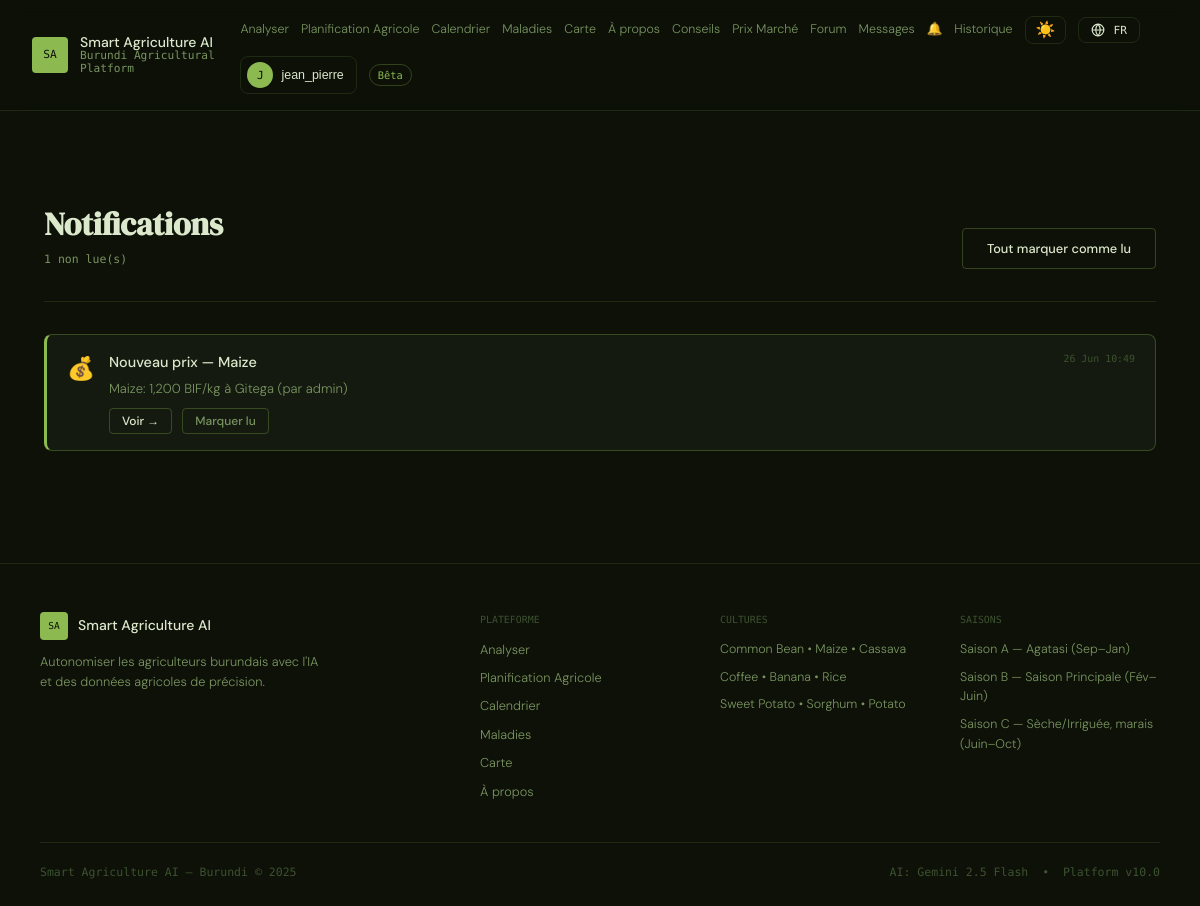
The app's page /notifications (signed in) with its own data.
### models.py (models this page shows, shortened)
class User(UserMixin, db.Model):
    __tablename__ = "users"
    id            = db.Column(db.Integer, primary_key=True)
    username      = db.Column(db.String(64),  unique=True, nullable=False)
    email         = db.Column(db.String(120), unique=True, nullable=False)
    password_hash = db.Column(db.String(256), nullable=False)
    role          = db.Column(db.String(20),  nullable=False, default="farmer")
    language      = db.Column(db.String(5),   nullable=False, default="fr")  # fr | rn | en
    theme         = db.Column(db.String(10),  nullable=False, default="dark") # dark | light
    full_name     = db.Column(db.String(120), nullable=True)
    phone         = db.Column(db.String(30),  nullable=True)
    province      = db.Column(db.String(60),  nullable=True)
    commune       = db.Column(db.String(60),  nullable=True)
    created_at    = db.Column(db.DateTime, default=datetime.utcnow)
    last_login    = db.Column(db.DateTime, nullable=True)
    is_active                = db.Column(db.Boolean, default=True)
    is_verified_professional = db.Column(db.Boolean, default=False)
    analyses      = db.relationship("Analysis", backref="user", lazy=True, cascade="all, delete-orphan")
    farms         = db.relationship("Farm", backref="owner", lazy=True, cascade="all, delete-orphan")
    forum_posts   = db.relationship("ForumPost", backref="author", lazy=True, cascade="all, delete-orphan")
    forum_replies = db.relationship("ForumReply", backref="author", lazy=True, cascade="all, delete-orphan")
    sent_messages = db.relationship("DirectMessage", foreign_keys="DirectMessage.sender_id", backref="sender", lazy=True, cascade="all, delete-orphan")
    recv_messages = db.relationship("DirectMessage", foreign_keys="DirectMessage.receiver_id", backref="receiver", lazy=True)

class Notification(db.Model):
    __tablename__ = "notifications"
    id         = db.Column(db.Integer, primary_key=True)
    user_id    = db.Column(db.Integer, db.ForeignKey("users.id"), nullable=False)
    type       = db.Column(db.String(40), nullable=False)  # disease_alert|forum_reply|announcement|market
    title      = db.Column(db.String(200), nullable=False)
    body       = db.Column(db.Text, nullable=True)
    link       = db.Column(db.String(200), nullable=True)
    is_read    = db.Column(db.Boolean, default=False)
    created_at = db.Column(db.DateTime, default=datetime.utcnow)
    user = db.relationship("User", backref=db.backref("notifications",
                           lazy=True, cascade="all, delete-orphan"))

### features_routes.py (the view)
@features_bp.route("/notifications")
@login_required
def notifications():
    notifs = Notification.query.filter_by(user_id=current_user.id)\
        .order_by(Notification.created_at.desc()).limit(50).all()
    unread = sum(1 for n in notifs if not n.is_read)
    return render_template("features/notifications.html",
        notifications=notifs, unread=unread)

### app.py (called while the page is built)
@login_manager.user_loader
def load_user(uid): return User.query.get(int(uid))

def get_current_lang():
    if current_user.is_authenticated and current_user.language in SUPPORTED_LANGS:
        return current_user.language
    return session.get("lang", DEFAULT_LANG)

def get_current_theme():
    if current_user.is_authenticated and current_user.theme in ("dark","light"):
        return current_user.theme
    return session.get("theme", "dark")

@app.context_processor
def inject_translation():
    lang  = get_current_lang()
    theme = get_current_theme()
    return {"t": lambda key: t(key, lang), "current_lang": lang,
            "lang_names": LANG_NAMES, "supported_langs": SUPPORTED_LANGS,
            "current_theme": theme}

### translations.py (called while the page is built)
def t(key: str, lang: str = DEFAULT_LANG) -> str:
    if lang not in SUPPORTED_LANGS:
        lang = DEFAULT_LANG
    entry = STRINGS.get(key)
    if not entry:
        return key  # untranslated key shown as-is, makes missing strings obvious during dev
    return entry.get(lang) or entry.get(DEFAULT_LANG) or key

### templates/features/notifications.html (shortened to what this page needs)
{% extends "base.html" %}
{% block content %}
<section class="history-hero">
    <div>
        <h1 class="cal-title">Notifications</h1>
        <p class="cal-subtitle">{% if unread > 0 %}{{ unread }} non lue(s){% else %}Tout lu{% endif %}</p>
    </div>
    {% if notifications %}
    <form method="POST" action="{{ url_for('features.mark_all_read') }}">
        <button class="btn btn--outline" style="font-size:0.8rem">Tout marquer comme lu</button>
    </form>
    {% endif %}
</section>
{% if notifications %}
<div style="display:flex;flex-direction:column;gap:8px">
{% for n in notifications %}
<div style="background:var(--color-surface);border:1px solid {% if not n.is_read %}var(--color-border-strong){% else %}var(--color-border){% endif %};border-radius:var(--radius-lg);padding:16px 20px;display:flex;gap:14px;align-items:flex-start;{% if not n.is_read %}border-left:3px solid var(--color-green){% endif %}">
    <div style="font-size:1.4rem;flex-shrink:0">
        {% if n.type == 'disease_alert' %}🚨
        {% elif n.type == 'forum_reply' %}💬
        {% elif n.type == 'announcement' %}📢
        {% elif n.type == 'market' %}💰
        {% else %}🔔{% endif %}
    </div>
    <div style="flex:1;min-width:0">
        <div style="display:flex;justify-content:space-between;align-items:flex-start;gap:8px;margin-bottom:4px">
            <p style="font-size:0.9rem;font-weight:{% if not n.is_read %}500{% else %}400{% endif %}">{{ n.title }}</p>
            <span style="font-family:var(--font-mono);font-size:0.62rem;color:var(--color-text-faint);white-space:nowrap">{{ n.created_at.strftime('%d %b %H:%M') }}</span>
        </div>
        {% if n.body %}<p style="font-size:0.82rem;color:var(--color-text-muted)">{{ n.body }}</p>{% endif %}
        <div style="display:flex;gap:10px;margin-top:8px;align-items:center">
            {% if n.link %}
            <form method="POST" action="{{ url_for('features.mark_notification_read', nid=n.id) }}">
                <button class="btn btn--outline" style="padding:4px 12px;font-size:0.75rem">Voir &rarr;</button>
            </form>
            {% endif %}
            {% if not n.is_read %}
            <form method="POST" action="{{ url_for('features.mark_notification_read', nid=n.id) }}">
                <button class="btn btn--outline" style="padding:4px 12px;font-size:0.75rem;color:var(--color-text-muted)">Marquer lu</button>
            </form>
            {% else %}
            <span style="font-family:var(--font-mono);font-size:0.62rem;color:var(--color-text-faint)">✓ Lu</span>
            {% endif %}
        </div>
    </div>
</div>
{% endfor %}
</div>
{% else %}
<div class="history-empty">
    <div style="font-size:3rem">🔔</div>
    <p class="history-empty-title">Pas encore de notifications</p>
    <p class="history-empty-body">Vous serez alerté des maladies dans votre province, des réponses à vos sujets du forum, et des nouveaux prix du marché.</p>
</div>
{% endif %}
{% endblock %}

### templates/base.html (shortened to what this page needs)
<!DOCTYPE html>
<html lang="{{ current_lang }}" data-theme="{{ current_theme }}">
<head>
    <link rel="stylesheet" href="{{ url_for('static', filename='css/main.css') }}"/>
</head>
<body>
<header class="site-header">
    <a href="{{ url_for('index') }}" class="logo">
        <span class="logo-mark">SA</span>
        <div class="logo-text">
            <span class="logo-primary">Smart Agriculture AI</span>
            <span class="logo-tag">Burundi Agricultural Platform</span>
        </div>
    </a>
    <nav class="site-nav" id="desktopNav">
        <a href="{{ url_for('index') }}" class="nav-link {% if request.endpoint=='index' %}nav-link--active{% endif %}">{{ t('nav.analyze') }}</a>
        <a href="{{ url_for('farm.farm_list') }}" class="nav-link {% if request.blueprint=='farm' %}nav-link--active{% endif %}">{{ t('nav.farm_planning') }}</a>
        <a href="{{ url_for('calendar') }}" class="nav-link {% if request.endpoint=='calendar' %}nav-link--active{% endif %}">{{ t('nav.calendar') }}</a>
        <a href="{{ url_for('disease_library') }}" class="nav-link {% if request.endpoint=='disease_library' %}nav-link--active{% endif %}">{{ t('nav.diseases') }}</a>
        <a href="{{ url_for('outbreak_map') }}" class="nav-link {% if request.endpoint=='outbreak_map' %}nav-link--active{% endif %}">{{ t('nav.map') }}</a>
        <a href="{{ url_for('about') }}" class="nav-link {% if request.endpoint=='about' %}nav-link--active{% endif %}">{{ t('nav.about') }}</a>
        <a href="{{ url_for('features.planting_advice') }}" class="nav-link {% if request.endpoint=='features.planting_advice' %}nav-link--active{% endif %}">Conseils</a>
        <a href="{{ url_for('features.market') }}" class="nav-link {% if request.endpoint in ['features.market','features.market_post'] %}nav-link--active{% endif %}">Prix Marché</a>
        <a href="{{ url_for('community.forum') }}" class="nav-link {% if request.blueprint=='community' and 'forum' in (request.endpoint or '') %}nav-link--active{% endif %}">Forum</a>
        {% if current_user.is_authenticated %}
        <a href="{{ url_for('community.inbox') }}" class="nav-link {% if request.endpoint in ['community.inbox','community.conversation'] %}nav-link--active{% endif %}" id="inboxLink">
            Messages
        </a>
        <a href="{{ url_for('features.notifications') }}" class="nav-link {% if request.endpoint=='features.notifications' %}nav-link--active{% endif %}" id="notifLink">
            🔔
        </a>
        {% endif %}
        {% if current_user.is_authenticated %}
            <a href="{{ url_for('farm_history') }}" class="nav-link {% if 'history' in (request.endpoint or '') %}nav-link--active{% endif %}">{{ t('nav.history') }}</a>
        {% endif %}
        <button class="nav-theme-btn" id="themeToggleBtn" onclick="toggleTheme()" title="Toggle light/dark mode" aria-label="Toggle theme">
            <span id="themeIcon">{% if current_theme == 'light' %}🌙{% else %}☀️{% endif %}</span>
        </button>
        <div class="nav-lang-menu">
            <button class="nav-lang-btn" id="langMenuBtn" aria-label="Language">
                <svg width="14" height="14" viewBox="0 0 24 24" fill="none" stroke="currentColor" stroke-width="2"><circle cx="12" cy="12" r="10"/><path d="M2 12h20M12 2a15 15 0 0 1 0 20M12 2a15 15 0 0 0 0 20"/></svg>
                <span>{{ current_lang|upper }}</span>
            </button>
        </div>
        {% if current_user.is_authenticated %}
            <div class="nav-user-menu">
                <button class="nav-user-btn" id="userMenuBtn" aria-label="User menu">
                    <span class="nav-user-avatar">{{ current_user.username[0].upper() }}</span>
                    <span class="nav-user-name">{{ current_user.username }}</span>
                </button>
            </div>
        {% else %}
            <a href="{{ url_for('auth_login') }}" class="btn btn--outline nav-auth-btn">{{ t('nav.login') }}</a>
            <a href="{{ url_for('auth_register') }}" class="btn btn--primary nav-auth-btn">{{ t('nav.register') }}</a>
        {% endif %}
        <span class="nav-badge">{{ t('nav.beta') }}</span>
    </nav>
</header>
<main class="site-main">
    {% block content %}{% endblock %}
</main>
<footer class="site-footer">
    <div class="footer-grid">
        <div class="footer-brand">
            <div class="footer-logo">
                <span class="logo-mark logo-mark--sm">SA</span>
                <span class="footer-brand-name">Smart Agriculture AI</span>
            </div>
            <p class="footer-tagline">{{ t('footer.tagline') }}</p>
        </div>
        <div class="footer-col">
            <p class="footer-col-title">{{ t('footer.platform') }}</p>
            <a href="{{ url_for('index') }}" class="footer-link">{{ t('nav.analyze') }}</a>
            <a href="{{ url_for('farm.farm_list') }}" class="footer-link">{{ t('nav.farm_planning') }}</a>
            <a href="{{ url_for('calendar') }}" class="footer-link">{{ t('nav.calendar') }}</a>
            <a href="{{ url_for('disease_library') }}" class="footer-link">{{ t('nav.diseases') }}</a>
            <a href="{{ url_for('outbreak_map') }}" class="footer-link">{{ t('nav.map') }}</a>
            <a href="{{ url_for('about') }}" class="footer-link">{{ t('nav.about') }}</a>
        </div>
        <div class="footer-col">
            <p class="footer-col-title">{{ t('footer.crops') }}</p>
            <span class="footer-text">Common Bean &bull; Maize &bull; Cassava</span>
            <span class="footer-text">Coffee &bull; Banana &bull; Rice</span>
            <span class="footer-text">Sweet Potato &bull; Sorghum &bull; Potato</span>
        </div>
        <div class="footer-col">
            <p class="footer-col-title">{{ t('footer.seasons') }}</p>
            <span class="footer-text">{{ t('season.a') }}</span>
            <span class="footer-text">{{ t('season.b') }}</span>
            <span class="footer-text">{{ t('season.c') }}</span>
        </div>
    </div>
    <div class="footer-bottom">
        <span>Smart Agriculture AI &mdash; Burundi &copy; 2025</span>
        <span class="footer-bottom-right">AI: Gemini 2.5 Flash &nbsp;&bull;&nbsp; Platform v10.0</span>
    </div>
</footer>
</body>
</html>

### records on screen
User: username "J", username "jean_pierre"
Notification: title "Nouveau prix — Maize", created_at "26 Jun 10:49", body "Maize: 1,200 BIF/kg à Gitega (par admin)"

### other values on screen
{{ t('nav.analyze') }} "Analyser"
{{ t('nav.farm_planning') }} "Planification Agricole"
{{ t('nav.calendar') }} "Calendrier"
{{ t('nav.diseases') }} "Maladies"
{{ t('nav.map') }} "Carte"
{{ t('nav.about') }} "À propos"
{{ t('nav.history') }} "Historique"
{{ current_lang|upper }} "FR"
{{ t('nav.beta') }} "Bêta"
{{ unread }} "1"
{{ t('footer.tagline') }} "Autonomiser les agriculteurs burundais avec l'IA et des données agricoles de précision."
{{ t('footer.platform') }} "PLATEFORME"
{{ t('footer.crops') }} "CULTURES"
{{ t('footer.seasons') }} "SAISONS"
{{ t('season.a') }} "Saison A — Agatasi (Sep–Jan)"
